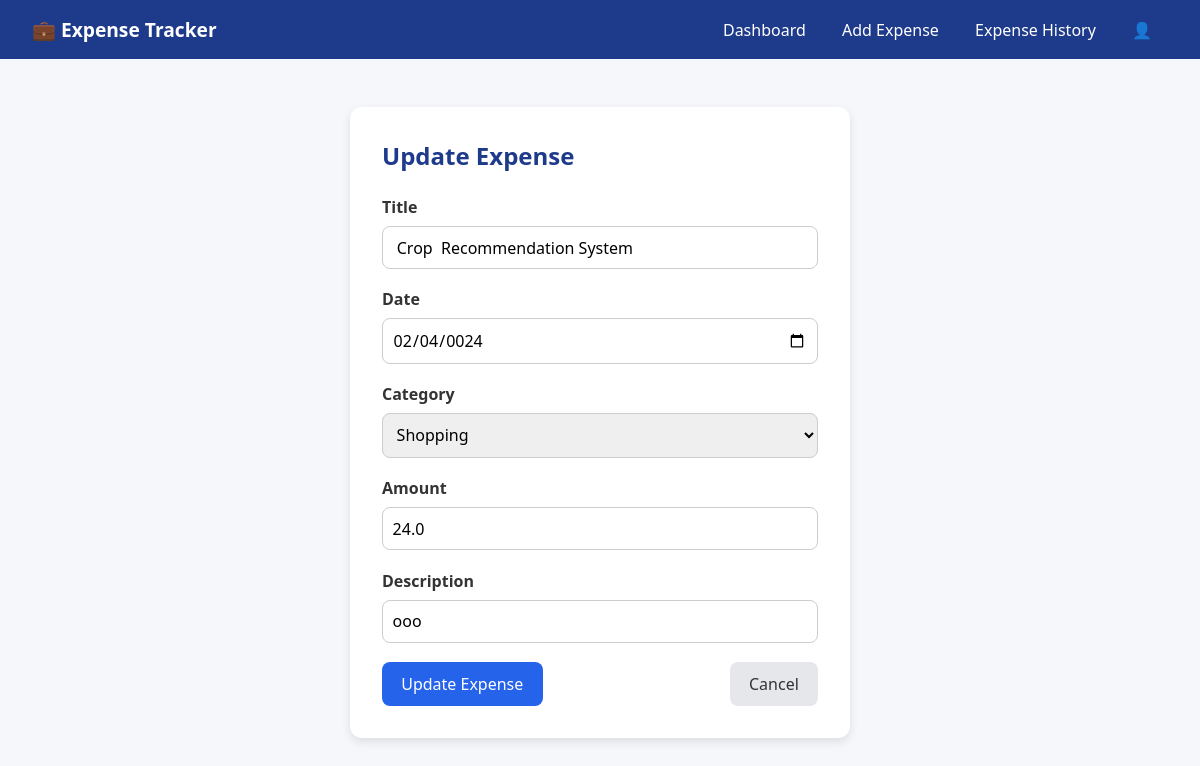
/update/17/ (signed in), run on the app's committed database.
### users/models.py (models this page shows, shortened)
class expense(models.Model):
     id=models.AutoField(primary_key=True)
     title = models.CharField(max_length=100)
     category = models.CharField(max_length=100)
     amount = models.FloatField()
     description = models.TextField()
     date = models.DateField()

### users/views.py (the view, shortened to what this page needs)
# urls.py: path('update/<int:id>/', views.update, name='update'),
@login_required(login_url='user-login')
def update(request,id):
     Expense=get_object_or_404(expense,pk=id)
     return render(request, 'update.html',{'e':Expense})

### users/template/update.html (shortened to what this page needs)
{% load static %}
<!DOCTYPE html>
<html lang="en">
<head>
  <link rel="stylesheet" href="{% static 'css/update.css' %}">
</head>
<body>
  <header class="navbar">
    <div class="logo">💼 Expense Tracker</div>
    <nav>
      <a href="{% url 'dashboard' %}">Dashboard</a>
      <a href="{% url 'add-expense' %}">Add Expense</a>
      <a href="{% url 'expense-history' %}">Expense History</a>
      <a href="{% url 'profile-setting' %}">👤</a>
    </nav>
  </header>
  <main class="form-container">
    <h1>Update Expense</h1>
    <form class="expense-form" method="post">
      <label for="title">Title</label>
      <input type="text" id="title" name="title" value="{{ e.title }}" required>
      <label for="date">Date</label>
      <input type="date" id="date" name="date" value="{{ e.date|date:'Y-m-d' }}" required>
      <label for="category">Category</label>
      <select id="category" name="category" required>
        <option value="Shopping" {% if e.category == "Shopping" %}selected{% endif %}>Shopping</option>
      </select>
      <label for="amount">Amount</label>
      <input type="number" id="amount" name="amount" value="{{ e.amount }}" required>
      <label for="description">Description</label>
      <input type="text" id="description" name="description" value="{{ e.description }}" required>
      <div class="btn-group">
        <button type="submit" class="btn-primary">Update Expense</button>
        <button type="button" class="btn-secondary" onclick="window.location.href='{% url 'expense-history' %}'">Cancel</button>
      </div>
    </form>
  </main>
</body>
</html>

### static/css/update.css (style rules this page uses)
* { margin: 0; padding: 0; box-sizing: border-box; font-family: 'Segoe UI', Tahoma, sans-serif; }
body { background: #f5f7fa; color: #333; }
.navbar { display: flex; justify-content: space-between; align-items: center; background: #1e3a8a; padding: 1rem 2rem; color: #fff; }
.navbar .logo { font-size: 1.2rem; font-weight: bold; }
.navbar nav a { color: #fff; text-decoration: none; margin: 0 1rem; font-size: 1rem; }
.form-container { max-width: 500px; margin: 3rem auto; background: #fff; padding: 2rem; border-radius: 12px; box-shadow: 0 4px 10px rgba(0, 0, 0, 0.1); }
.form-container h1 { margin-bottom: 1.5rem; font-size: 1.5rem; color: #1e3a8a; }
.expense-form label { display: block; margin-bottom: 0.5rem; font-weight: 600; }
.expense-form input, .expense-form select { width: 100%; padding: 0.6rem; margin-bottom: 1.2rem; border: 1px solid #ccc; border-radius: 8px; font-size: 1rem; }
.btn-group { display: flex; justify-content: space-between; }
.btn-primary { background: #2563eb; color: white; border: none; padding: 0.7rem 1.2rem; border-radius: 8px; cursor: pointer; font-size: 1rem; }
.btn-secondary { background: #e5e7eb; color: #333; border: none; padding: 0.7rem 1.2rem; border-radius: 8px; cursor: pointer; font-size: 1rem; }

### data on the page
expense: title "Crop Recommendation System", date "02/04/0024", category "Shopping", amount "24.0", description "ooo"
